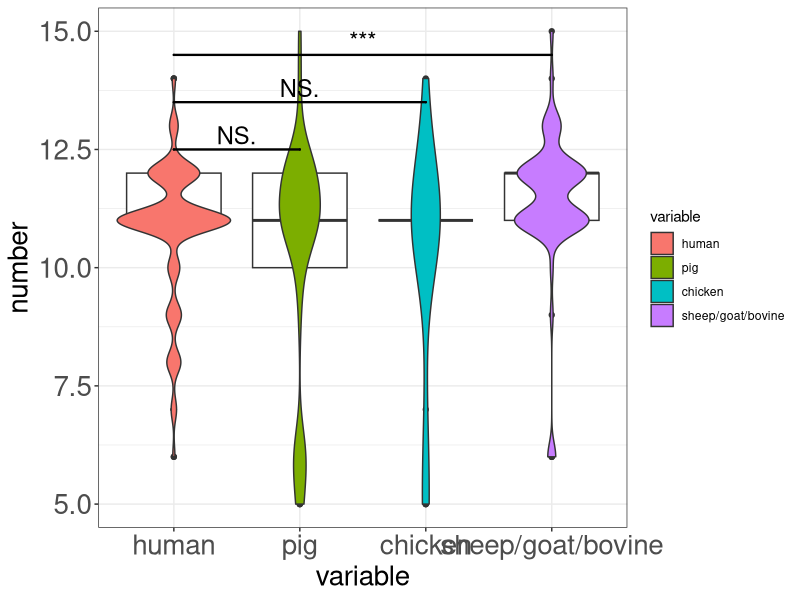

R code for this plot:
setwd("C:/Users/admin/Desktop/data and scripts/figure4/")
data <- readxl::read_xlsx("figure4c.xlsx")
library(ggplot2)
library(ggsignif)
library(reshape2)
data.melt = melt(data, value.name = "number")
data.melt$variable <- factor(data.melt$variable, levels = c("human", "pig", "chicken", "sheep/goat/bovine"))
ggplot(data.melt, aes(x = variable, y = number)) +
  geom_boxplot()+
  geom_violin(aes(fill = variable)) +
  theme_bw()+
  theme(
    axis.text = element_text(size = 20),         # 设置坐标轴刻度标签字体大小
    axis.title = element_text(size = 20)         # 设置坐标轴标题字体大小
  )+
  geom_signif(
    comparisons = list(c("human", "pig")),
    map_signif_level = TRUE,
    tip_length = c(0, 0, 0, 0),
    y_position = c(12, 12),
    size = 0.8,
    textsize = 6,
    test = "wilcox.test"
  )+
  geom_signif(
    comparisons = list(c("human", "chicken")),
    map_signif_level = TRUE,
    tip_length = c(0, 0, 0, 0),
    y_position = c(13, 13),
    size = 0.8,
    textsize = 6,
    test = "wilcox.test"
  )+
  geom_signif(
    comparisons = list(c("human", "sheep/goat/bovine")),
    map_signif_level = TRUE,
    tip_length = c(0, 0, 0, 0),
    y_position = c(14, 14),
    size = 0.8,
    textsize = 6,
    test = "wilcox.test"
  )

